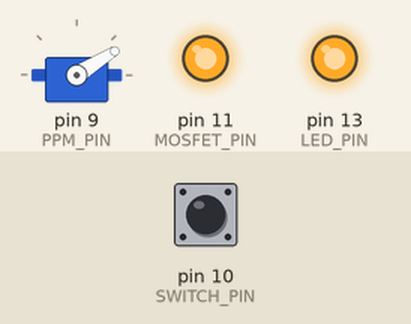
This sketch was run on a simulated Arduino Uno, built with avr-gcc and run on an emulated ATmega328P. Shown: servo, output pins drawn as LEDs (lit = HIGH). The test bench sets the inputs (shaded band); at power-on: pin 10 (SWITCH_PIN) LOW.

Above: at 4.1 s.
5.4 s: pin 10 (SWITCH_PIN) pulled HIGH for 0.15 s
At 7.78 s:
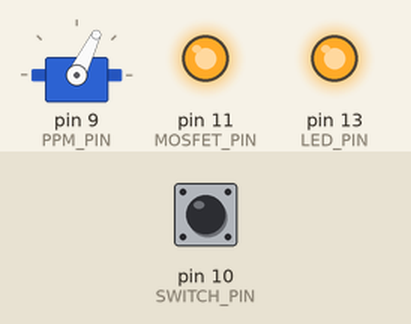
8.4 s: pin 10 (SWITCH_PIN) pulled HIGH for 1 s
At 9.2 s:
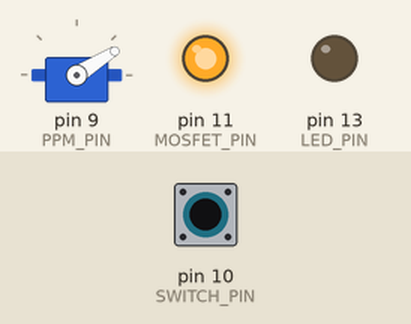
11.4 s: pin 10 (SWITCH_PIN) pulled HIGH for 3.2 s
At 17.33 s:
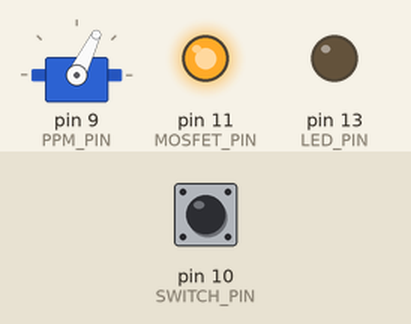
Timing chart, 0 to 22.1 s (numbered marks = the images above; inputs shaded):
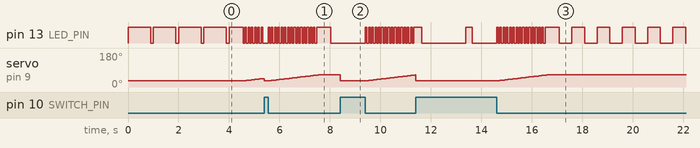

The sketch:

vacuum-cleaner.ino
```cpp
// (licence header left out)
#define VERSION_MAJOR 1  // major version
#define VERSION_MINOR 0  // minor version
#define VERSION_MAINT 1  // maintenance version


#include <Servo.h>
#include <avr/wdt.h>

// Settings:
#define PPM_LOW  32                // PPM value before ramp-up (0..180) (minimum power)
#define PPM_HIGH 64                // PPM value after ramp-up (0..180) (operating power)
// #define PPM_HIGH 30
#define INITIAL_DELAY 4500         // delay period before starting with power ramp-up
#define RAMPUP_TIME  2048          // power ramp-up duration in ms
#define POWEROFF_DELAY 300000      // delay ESC power off in ms (=5min)
//#define POWEROFF_DELAY 10*1000


#define STEP_DURATION  (RAMPUP_TIME / (PPM_HIGH - PPM_LOW))  // duration between two power increments
#define LED_PIN  13         // output LED pin number (digital pin)
#define PPM_PIN  9          // output pin number for the PPM output (digital pin with PWM support)
#define SWITCH_PIN 10       // input pin number for the motor stop switch signal (high = stop)
#define MOSFET_PIN 11       // output pin number connected to the MOSFET module

// available states for the main state machine
typedef enum {
  STATE_INIT = 0,
  STATE_RAMPUP = 1,
  STATE_ON = 2,
  STATE_STANDBY_PREPARE = 3,
  STATE_STANDBY = 4
} State_t;

Servo servo;                 // create servo object to genarate the PPM signal required by the ESC
uint16_t ppmVal = PPM_LOW;   // value of ppm output signal in degrees (0..180)
State_t state = STATE_INIT;  // initial state of the main state machine
uint32_t timestamp;          // timestamp value in ms used for general time interval measurment
uint32_t timestampPowerOff;  // timestamp for counting the time to power off


/*
 * Arduino initialization routine
 */
void setup () {
  uint8_t sr = MCUSR;
  // disable the watchdog
  cli ();
  MCUSR = 0;
  WDTCSR |= _BV(WDCE) | _BV(WDE);
  WDTCSR = 0;
  sei ();

  // Initialize HW
  pinMode (LED_PIN, OUTPUT);
  pinMode (PPM_PIN, OUTPUT);
  pinMode (SWITCH_PIN, INPUT);
  pinMode (MOSFET_PIN, OUTPUT);
  digitalWrite (MOSFET_PIN, HIGH);       // activate the MOSFET module to keep the ESC and Arduino powered on
  digitalWrite (LED_PIN, HIGH);          // sets the LED on
  servo.attach (PPM_PIN, 1000, 2000);    // attaches the servo on pin 9 to the servo object and sets range to 1000..2000 us
  servo.write (ppmVal);                  // sets the servo position (0..180)
  timestamp = millis ();                 // get the current time

  // check if reboot due to watchdog
  if (((sr >> WDRF) & 1) == 1) {
    uint8_t i = 0;
    while (i < 10) {
      i = i + ledBlink (LED_PIN, 250, 250);
    }
  }

  // enable the watchdog timer
  // Arduino Pro Mini bootloader bug: upon watchdog expiery, gets stuck in the reboot loop until power cycle.
  // This is not an issue for the current application as watchdog reset will cause the MOSFET module to power-off
  // the Arduino thus introduce a power cycle.
  cli ();
  wdt_enable (WDTO_1S);  // WDTO_1S = 1s
  sei ();
}


/*
 * Arduino infinite loop
 */
void loop () {

  //delay (5);     // wait some time (in ms) as not to poll too fast

  // main state machine
  switch (state) {

    case STATE_INIT:
      ledBlink (LED_PIN, 900, 100); // blink LED
      if (millis () - timestamp >= INITIAL_DELAY) {
        timestamp = millis ();
        state = STATE_RAMPUP;
      }
      wdt_reset ();
      break;

    case STATE_RAMPUP:
      // check the elapsed time
      if (millis () - timestamp >= STEP_DURATION) {
        timestamp = millis ();                // capture current time
        ppmVal++;                             // increment PPM value
        servo.write(ppmVal);                  // sets the servo position (0..180)
        ledToggle (LED_PIN);                  // toggle the LED
      }
      if (digitalRead (SWITCH_PIN) == HIGH) state = STATE_STANDBY_PREPARE; // check if motor kill switch is on
      if (ppmVal >= PPM_HIGH) state = STATE_ON; // check if target power setting is reached
      wdt_reset ();                            // reset the watchdog timer
      break;

    case STATE_ON:
      ledBlink (LED_PIN, 500, 500); // blink LED
      if (digitalRead (SWITCH_PIN) == HIGH) state = STATE_STANDBY_PREPARE; // check if motor kill switch is on
      wdt_reset ();
      break;

    case STATE_STANDBY_PREPARE:
      ppmVal = PPM_LOW;
      servo.write(ppmVal);              // turn off the motor
      timestampPowerOff = millis ();    // power-off countdown begins
      state = STATE_STANDBY;
      break;

    case STATE_STANDBY:
      ledBlink (LED_PIN, 250, 1750); // blink LED
      // check if power off time was reached
      if (millis () - timestampPowerOff >= POWEROFF_DELAY) {
        digitalWrite (MOSFET_PIN, LOW);    // power-off the system
      }
      if (digitalRead (SWITCH_PIN) == LOW) state = STATE_RAMPUP; // check if motor kill switch is off -> start the motor
      wdt_reset ();
      break;

    default: // invalid state
      ppmVal = PPM_LOW;
      servo.write (ppmVal);              // turn off the motor
      digitalWrite (MOSFET_PIN, LOW);    // power-off the system
      break;

  }

}


/*
 * toggle LED on->off->on->...
 */
inline void ledToggle (uint8_t ledPin) {
  if (digitalRead (ledPin) == HIGH) {
    digitalWrite (ledPin, LOW);
  }
  else {
    digitalWrite (ledPin, HIGH);
  }
}

/*
 * Blink the LED with a specific on and off duration in milliseconds.
 * Returns 1 for every on->off transition, otheriwse 0.
 */
inline uint8_t ledBlink (uint8_t ledPin, uint32_t onDuration, uint32_t offDuration) {
  static uint32_t ts = millis ();
  if (digitalRead (ledPin) == HIGH) {
    if (millis () - ts >= onDuration) {
      ts = millis ();
      digitalWrite (LED_PIN, LOW);
      return 1;
    }
  }
  else {
    if (millis () - ts >= offDuration) {
      ts = millis ();
      digitalWrite (LED_PIN, HIGH);
    }
  }
  return 0;
}
```

Measured:
- after the input at 8.4 s, pin 13 (LED_PIN): alternates HIGH for 0.06 s and LOW for 0.06 s, starting after 1.0 s
